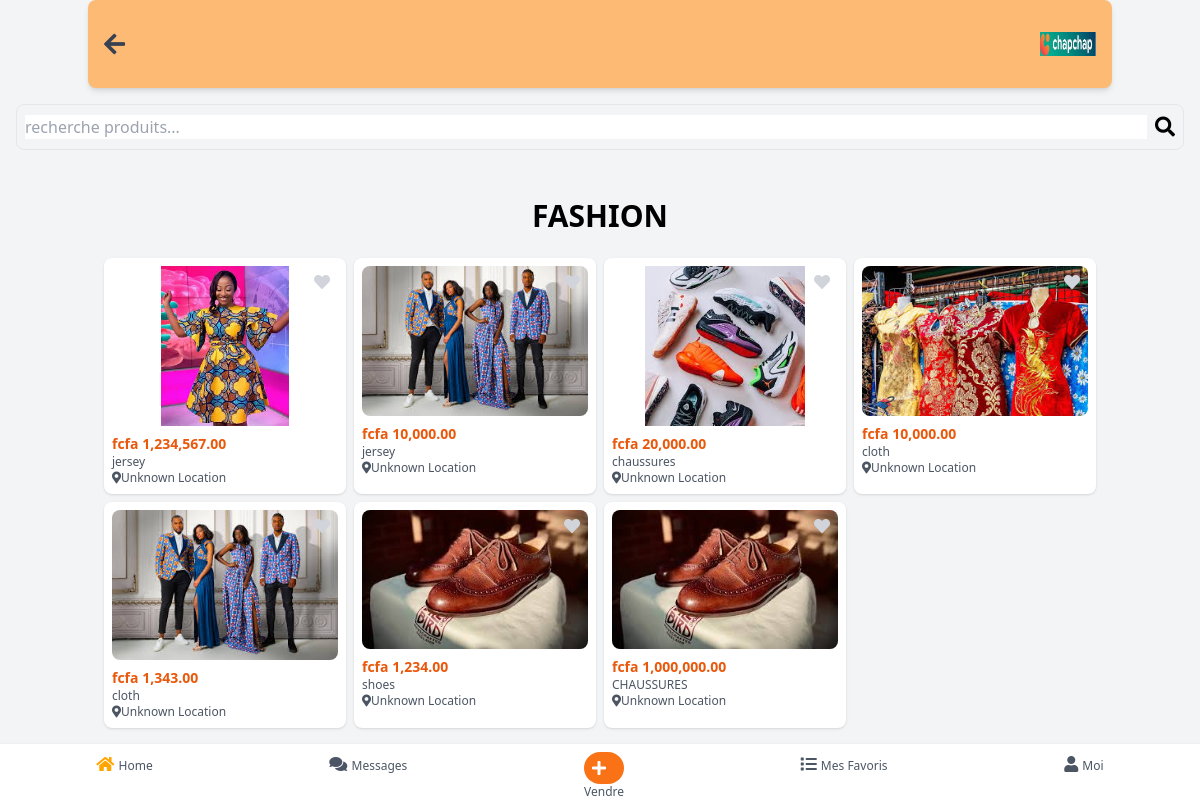
The page /category/5/ on the database its author committed.
### chapchap/models.py (models this page shows, shortened)
class Category(models.Model):
    name = models.CharField(max_length=255, unique=True)
    image = models.URLField()  # Store the image URL for the category

class Product(models.Model):
    user = models.ForeignKey(settings.AUTH_USER_MODEL, on_delete=models.CASCADE)
    category = models.ForeignKey('Category', on_delete=models.CASCADE, related_name="products")
    name = models.CharField(max_length=255)
    phone = models.CharField(max_length=20)
    location = models.CharField(max_length=255)  # Selected country, city, and neighborhood
    latitude = models.FloatField(null=True, blank=True)
    longitude = models.FloatField(null=True, blank=True)
    price = models.DecimalField(max_digits=15, decimal_places=2)
    description = models.TextField()
    date_posted = models.DateTimeField(auto_now_add=True)
    liked_by = models.ManyToManyField(
        settings.AUTH_USER_MODEL,
        related_name='liked_products',
        blank=True
    )
    def get_address(self):
        if self.latitude and self.longitude:
            geolocator = Nominatim(user_agent="my_django_app")
            location = geolocator.reverse((self.latitude, self.longitude), language="en")
        return "Unknown Location"
    views = models.PositiveIntegerField(default=0)  # Track how many times product is viewed
    clicks = models.PositiveIntegerField(default=0)  # Track user interactions (e.g., clicks, inquiries)
    is_sponsored = models.BooleanField(default=False)  # Flag for sponsored products
    priority_score = models.FloatField(default=0.0)  # Store computed ranking score

class Photo(models.Model):
    product = models.ForeignKey(Product, related_name='photos', on_delete=models.CASCADE)
    image = models.ImageField(upload_to='product_photos/')

### chapchap/views.py (the view)
# urls.py: path('category/<int:category_id>/', category_products, name='category_products'),
def category_products(request, category_id):
    category = get_object_or_404(Category, id=category_id)
    query = request.GET.get('q', '')
    user_latitude = request.GET.get('latitude')
    user_longitude = request.GET.get('longitude')
    products = Product.objects.filter(category=category).prefetch_related('photos', 'videos')
    if query:
        products = products.filter(Q(name__icontains=query) | Q(description__icontains=query))
    if user_latitude and user_longitude:
        try:
            user_latitude, user_longitude = float(user_latitude), float(user_longitude)
            nearest_products = products.exclude(latitude__isnull=True, longitude__isnull=True).annotate(
                distance=models.expressions.RawSQL(
                    """
                    6371 * acos(
                        cos(radians(%s)) * cos(radians(latitude)) *
                        cos(radians(longitude) - radians(%s)) +
                        sin(radians(%s)) * sin(radians(latitude))
                    )
                    """, (user_latitude, user_longitude, user_latitude), output_field=FloatField()
                )
            ).order_by('distance')[:50]
            random_products = list(products.order_by('?')[:50])  # Get 50 random category products
            products_list = list(nearest_products) + random_products
            random.shuffle(products_list)
        except ValueError:
            products_list = list(products.order_by('?')[:100])  # If coordinates are invalid, return 100 random category products
    else:
        products_list = list(products.order_by('?')[:100])  # If no location is provided, show random results
    return render(request, 'category_products.html', {'category': category, 'products': products_list, 'query': query})

### templates/category_products.html (shortened to what this page needs)
{% load static %}
{% load humanize %}
<html lang="en">
 <head>
  <script src="https://cdn.tailwindcss.com">
  </script>
  <link href="https://cdnjs.cloudflare.com/ajax/libs/font-awesome/5.15.3/css/all.min.css" rel="stylesheet"/>
  <link href="/static/css/output.css" rel="stylesheet">
  <link href="/static/css/style.css" rel="stylesheet">
 </head>
 <body class="bg-gray-100 pb-16">
  <header class="shadow-md bg-orange-300 p-4 flex items-center justify-between rounded-lg max-w-screen-lg mx-auto">
    <button onclick="window.history.back()" class="text-gray-700 hover:text-gray-900 transition duration-200">
        <i class="fas fa-arrow-left text-2xl"></i>
    </button>
    <div class="flex items-center">
        <img alt="Logo" class="h-14 w-14 object-contain" src="{% static 'images/logo.jpg' %}"/>
    </div>
</header>
<div class="w-full p-4">
    <form method="get" class="w-full flex items-center border rounded-lg p-2">
        <input class="flex-grow outline-none w-full" type="text" name="q" value="{{ query }}" placeholder="recherche produits..."/>
        <button type="submit" class="fas fa-search text-xl ml-2"></button>
    </form>
</div>
    <body class="bg-gray-100 font-roboto">
        <div class="container mx-auto p-4">
            <h1 class="text-3xl font-bold text-center mb-6">{{ category.name }}</h1>
            <div class="grid grid-cols-2 md:grid-cols-3 lg:grid-cols-4 gap-2 mt-4">
                {% for product in products %}
                <div class="bg-white p-2 rounded-lg shadow">
                    <div class="relative">
                        {% if product.photos.all|length > 0 %}
                        <a href="{% url 'details' product.id %}">
                            <img src="{{ product.photos.all.0.image.url }}" alt="{{ product.name }} Photo" class="w-full h-auto max-h-40 object-contain rounded-lg">
                        </a>
                        {% endif %}
                        <a href="{% url 'toggle_like' product.id %}">
                            <i class="fas fa-heart absolute top-2 right-2 {% if request.user in product.liked_by.all %}text-red-500{% else %}text-gray-300{% endif %}"></i>
                        </a>
                    </div>
                    <div class="mt-2">
                        <h3 class="text-sm font-semibold text-orange-600">fcfa  {{ product.price|intcomma }}</h3>
                        <p class="text-xs text-gray-600">{{ product.name }}</p>
                        <p class="text-xs text-gray-600"><i class="fas fa-map-marker-alt"></i>{{ product.get_address }}</p>
                    </div>
                </div>
                {% endfor %}
               </div>
            </div>
    <footer class="bg-white shadow p-2 fixed bottom-0 w-full flex justify-around">
        <div class="flex flex-col items-center">
         <a href="{% url 'home' %}">
             <i class="fas fa-home text-gray-600 active-icon"></i>
             <span class="text-xs text-gray-600">Home</span>
         </a>
        </div>
        <div class="flex flex-col items-center">
            <a href="{% url 'chat:user_chats' %}">
             <i class="fas fa-comments text-gray-600"></i>
             <span class="text-xs text-gray-600">Messages</span>
            </a>
        </div>
        <div class="flex flex-col items-center">
             <a href="{% url 'add_product' %}">
                 <div class="bg-orange-500 text-white rounded-full p-2">
                     <i class="fas fa-plus"></i>
                 </div>
                 <span class="text-xs text-gray-600">Vendre</span>
             </a>
         </div>
        <div class="flex flex-col items-center">
             <a href="{% url 'myadds' %}">
                 <i class="fas fa-list text-gray-600"></i>
                 <span class="text-xs text-gray-600">Mes Favoris</span>
             </a>
        </div>
        <div class="flex flex-col items-center">
         <a href="{% url 'account' %}">
             <i class="fas fa-user text-gray-600"></i>
             <span class="text-xs text-gray-600">Moi</span>
         </a>
        </div>
       </footer>
</body>
</html>

### templates/category_products.html (style rules this page uses)
html, body { height: 100%; overflow: auto; }
.active-icon { color: orange !important; }

### rows shown on the page
Category: name "FASHION"
Product: photos.all.0.image (picture), price "1,234,567.00", name "jersey", get_address "Unknown Location"
Product: photos.all.0.image (picture), price "10,000.00", name "jersey", get_address "Unknown Location"
Product: photos.all.0.image (picture), price "20,000.00", name "chaussures", get_address "Unknown Location"
Product: photos.all.0.image (picture), price "10,000.00", name "cloth", get_address "Unknown Location"
Product: photos.all.0.image (picture), price "1,343.00", name "cloth", get_address "Unknown Location"
Product: photos.all.0.image (picture), price "1,234.00", name "shoes", get_address "Unknown Location"
Product: photos.all.0.image (picture), price "1,000,000.00", name "CHAUSSURES", get_address "Unknown Location"
